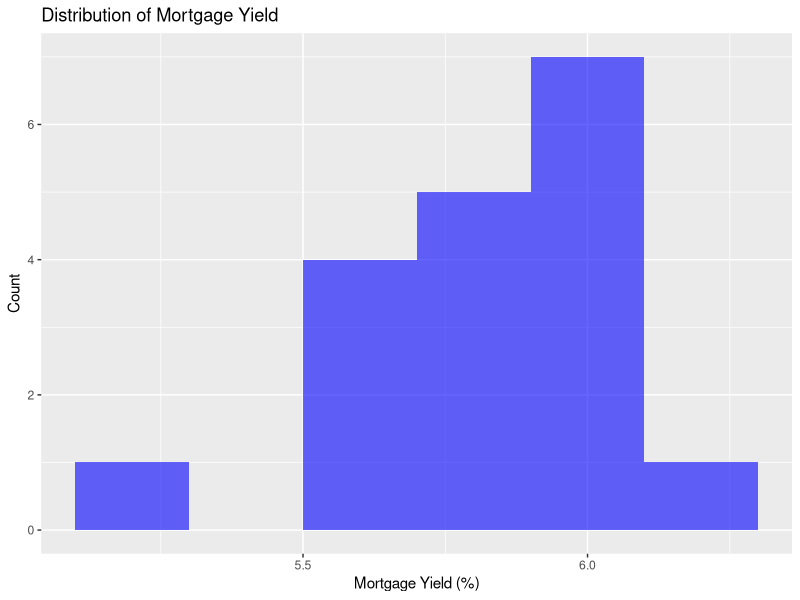
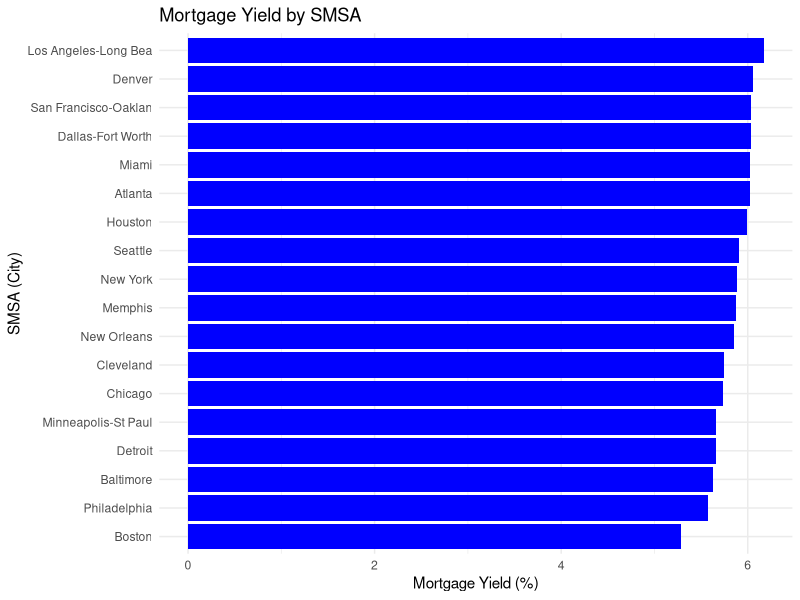
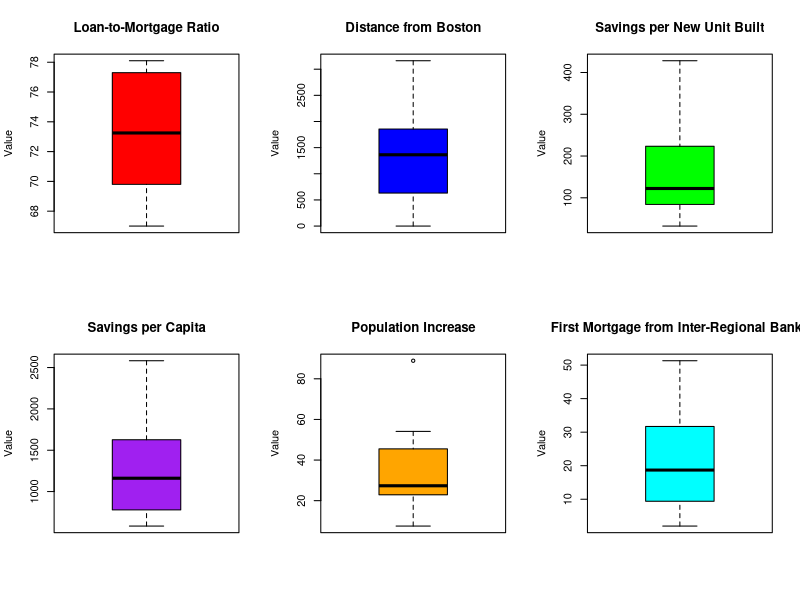
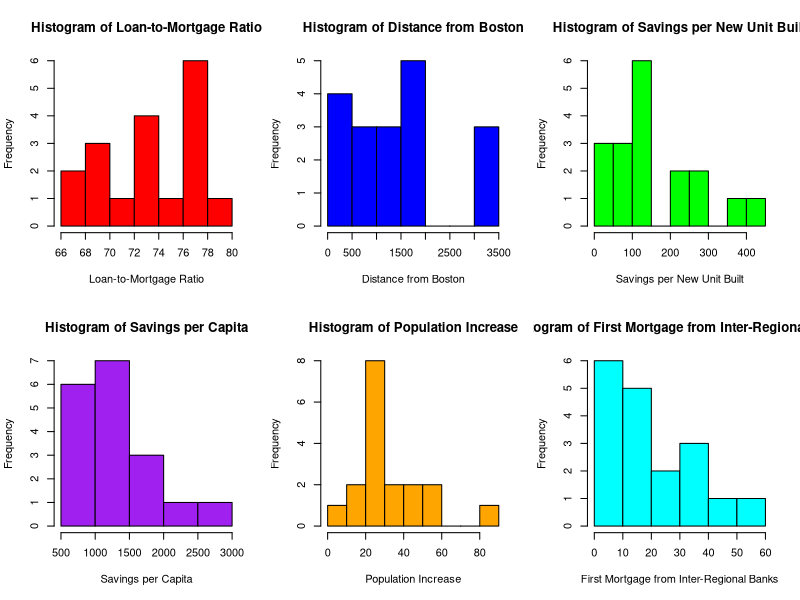
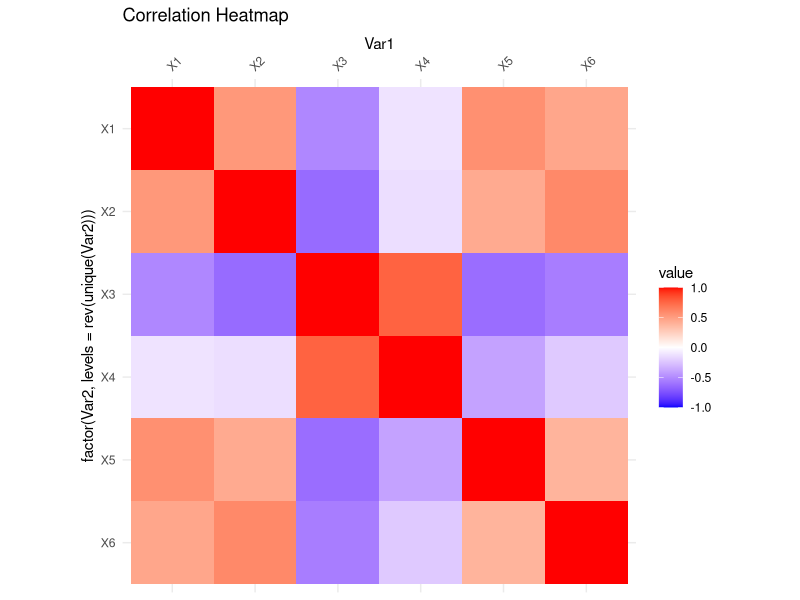
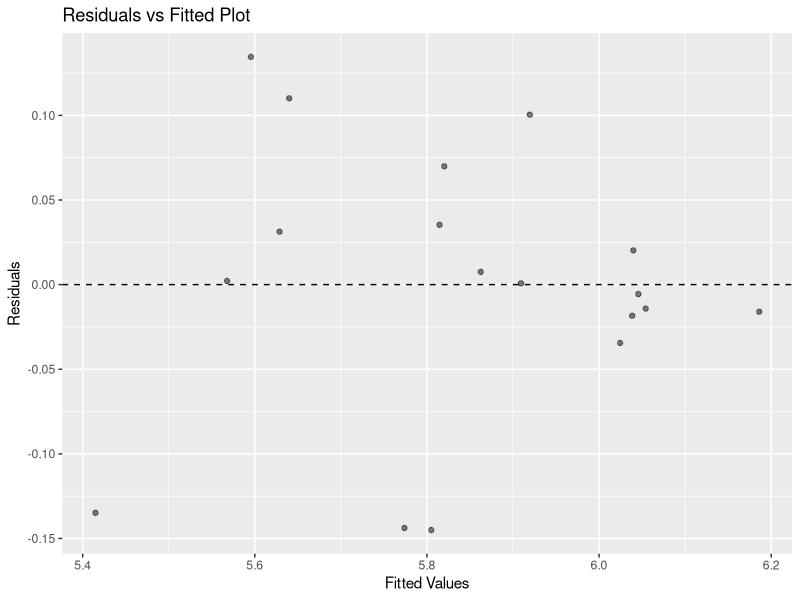
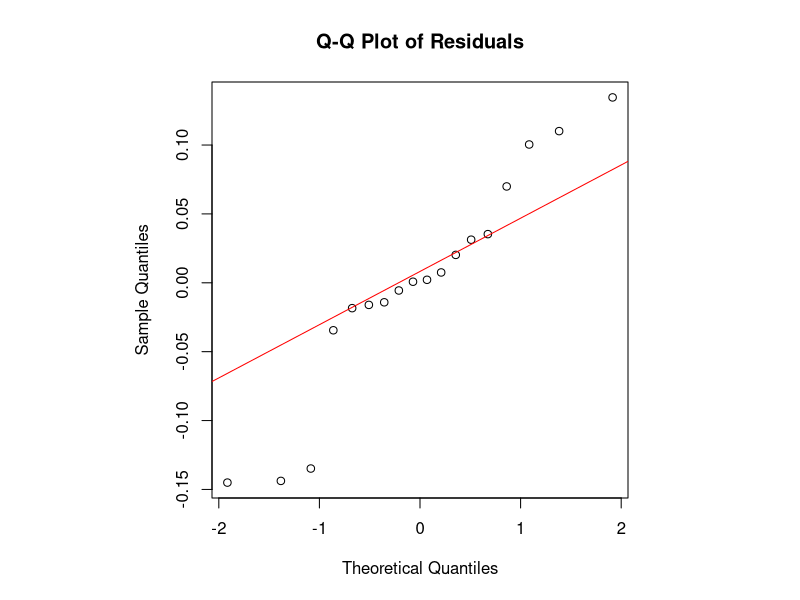

Source code (R) for these figures, in order:
## ---- chunk 1
# Load necessary libraries
library(ggplot2)
library(tidyverse)
library(dplyr)
library(knitr)
library(kableExtra)
library(xtable)
library(MASS)
library(car)
library(magrittr)

# Read data
df <- read.csv("myield.csv")

# Rename columns for easier reference
colnames(df) <- c("smsa", "mortYld", "X1", "X2", "X3", "X4", "X5", "X6")

# Display first few rows
kable(head(df), caption = "First few rows of the dataset") %>% kable_styling()
## ---- chunk 2
# Count missing values
colSums(is.na(df))

## ---- chunk 3
# Summary Statistics
summary_stats <- summary(df[, colnames(df) != "smsa"])
kable(summary_stats, caption = "Summary Statistics of Variables") %>% kable_styling()
## ---- chunk 4
# Histogram of Mortgage Yield
ggplot(df, aes(x = mortYld)) + 
  geom_histogram(binwidth = 0.2, fill = "blue", alpha = 0.6) +
  labs(title = "Distribution of Mortgage Yield", x = "Mortgage Yield (%)", y = "Count")

# Create a named vector where mortgage yield values are associated with their respective SMSAs
df <- df %>% arrange(desc(mortYld))  

# Create a better bar chart
ggplot(df, aes(x = reorder(smsa, mortYld), y = mortYld)) + 
  geom_bar(stat = "identity", fill = "blue") +
  coord_flip() +  # Flip coordinates to make labels readable
  labs(title = "Mortgage Yield by SMSA", x = "SMSA (City)", y = "Mortgage Yield (%)") +
  theme_minimal()


# Set up a 2x3 plotting area
par(mfrow = c(2, 3))  

# Define variable names
var_names <- c("Loan-to-Mortgage Ratio", "Distance from Boston", 
               "Savings per New Unit Built", "Savings per Capita", 
               "Population Increase", "First Mortgage from Inter-Regional Banks")

# Define colors for better visualization
box_colors <- c("red", "blue", "green", "purple", "orange", "cyan")

# Loop through each variable (X1 to X6) and create a boxplot
for (i in 1:6) {
  boxplot(df[[paste0("X", i)]], 
          main = var_names[i], 
          col = box_colors[i], 
          ylab = "Value")
}

# Reset plotting parameters to default
par(mfrow = c(1, 1))
## ---- chunk 5
# Set up a 2x3 grid for multiple histograms
par(mfrow = c(2, 3))

# Define variable names
var_names <- c("Loan-to-Mortgage Ratio", "Distance from Boston", 
               "Savings per New Unit Built", "Savings per Capita", 
               "Population Increase", "First Mortgage from Inter-Regional Banks")

# Define colors for better visualization
hist_colors <- c("red", "blue", "green", "purple", "orange", "cyan")

# Loop through each variable (X1 to X6) and create a histogram
for (i in 1:6) {
  hist(df[[paste0("X", i)]], 
       main = paste("Histogram of", var_names[i]),
       xlab = var_names[i], 
       col = hist_colors[i], 
       border = "black")
}

# Reset plotting parameters to default
par(mfrow = c(1, 1))


## ---- chunk 6
# Correlation Matrix
# Compute correlation matrix
cor_matrix <- round(cor(df[,3:8]), 2)  # Excluding 'smsa' and 'mortYld'
kable(cor_matrix, caption = "Correlation Matrix") %>% kable_styling()
## ---- chunk 7
library(ggplot2)
library(reshape2)

# Convert correlation matrix to long format for heatmap
melted_cor <- melt(cor_matrix)

# Reverse the order of the y-axis (Var2) so that X1 appears at the top-left
ggplot(data = melted_cor, aes(x=Var1, y=factor(Var2, levels=rev(unique(Var2))), fill=value)) + 
  geom_tile() +
  scale_fill_gradient2(low="blue", high="red", mid="white", 
                       midpoint=0, limit=c(-1,1), space="Lab") +
  scale_x_discrete(position = "top") +  # Move X-axis labels to top
  theme_minimal() +
  coord_fixed() +
  theme(axis.text.x = element_text(angle = 45, hjust = 0)) + # Rotate labels for readability
  ggtitle("Correlation Heatmap")
## ---- chunk 8
# Fit linear regression model
model <- lm(mortYld ~ X1 + X2 + X3 + X4 + X5 + X6, data = df)

# Model summary
summary(model)

## ---- chunk 9
# Stepwise regression (both directions)
step_model <- stepAIC(model, direction = "both")
summary(step_model)
## ---- chunk 10
#model with interactions
interaction_model <- lm(mortYld ~ X1 * X3 * X4, data = df)

# Summary of the model
summary(interaction_model)

## ---- chunk 11
reduced_interaction_model <- lm(mortYld ~ X1 + X3 + X4 + X1:X3 + X1:X4 + X3:X4, data = df)
summary(reduced_interaction_model)
step_interaction_model <- stepAIC(lm(mortYld ~ X1 * X3 * X4, data = df), direction = "both")
summary(step_interaction_model)

## ---- chunk 12
# Compute Variance Inflation Factor (VIF)
vif_values <- vif(model)
kable(as.data.frame(vif_values), caption = "Variance Inflation Factors (VIF)") %>% kable_styling()

## ---- chunk 13
# Residuals vs Fitted Plot
ggplot(data.frame(fitted = fitted(model), residuals = resid(model)), aes(x = fitted, y = residuals)) +
  geom_point(alpha = 0.5) +
  geom_hline(yintercept = 0, linetype = "dashed") +
  labs(title = "Residuals vs Fitted Plot", x = "Fitted Values", y = "Residuals")
## ---- chunk 14
# QQ-Plot of Residuals
residuals <- resid(model)  # Extract residuals

# Set up a square plotting area
par(pty = "s")  

# Generate the Q-Q plot
qqnorm(residuals, main = "Q-Q Plot of Residuals") #Normal Q-Q Plot
qqline(residuals, col = "red")

# Reset plotting parameters (optional)
par(pty = "m")  
## ---- chunk 15
coeffs <- round(coef(model), 2)
kable(as.data.frame(coeffs), caption = "Final Model Coefficients") %>% kable_styling()
